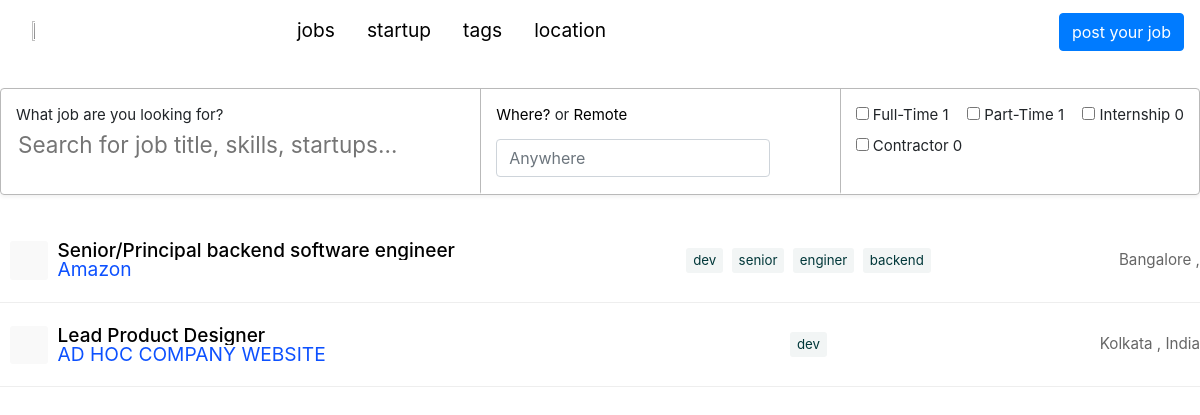
The page /jobkey/dev on the database its author committed.
### core/models.py (models this page shows, shortened)
class WorkDetails(models.Model):
    category = models.ForeignKey(JobCategory, on_delete=models.CASCADE)
    job_title = models.CharField(max_length=100, null=True, blank=True)
    job_type = models.CharField(max_length=50, null=True, blank=True)
    job_keys = models.ManyToManyField(Job_keys)
    is_remote_job = models.BooleanField(default=False, null=True)
    location = models.CharField(max_length=100, null=True, blank=True)
    country = models.CharField(max_length=50, null=True, blank=True)
    job_desc = models.TextField(null=True, blank=True)
    apply_job_link = models.CharField(max_length=255, null=True, blank=True)
    company_name = models.CharField(max_length=50, null=True, blank=True)
    company_website = models.CharField(max_length=50, null=True, blank=True)
    company_email_address = models.EmailField(null=True, blank=True)
    is_scraped_data = models.BooleanField(default=True)
    company_img_url = models.CharField(max_length=200, blank=True, null=True)

class Job_keys(models.Model):
    name=models.CharField(max_length=50)

### core/views.py (the view)
# urls.py: path('jobkey/<job_keys>', views.filtered_keys, name="filtered_keys"),
def filtered_keys(request, job_keys):
    context={}
    key = Job_keys.objects.get(name=job_keys)
    jobs=WorkDetails.objects.filter(job_keys__in=[key])
    context['jobs'] = jobs
    context['page_for'] = 'job_keys'
    context['company_name'] = job_keys
    context['full_time'] = jobs.filter(Q(job_type__icontains = 'full-time') or Q(job_type__icontains = 'Full-time')
        or Q(job_type__icontains='full_time')).count()
    context['part_time'] = jobs.filter(Q(job_type__icontains = 'part-time') or Q(job_type__icontains = 'Part-time')
        or Q(job_type__icontains='part_time')).count()
    context['Internship'] = jobs.filter(Q(job_type__icontains = 'Internship')).count()
    context['Contractor'] = jobs.filter(Q(job_type__icontains = 'Contractor ')).count()
    return render(request, 'jobs_in_specific_company.html', context)

### templates/jobs_in_specific_company.html (shortened to what this page needs)
<!DOCTYPE html>
<html lang="en">
{% load static %}
<head>
    <link rel="stylesheet" href="https://maxcdn.bootstrapcdn.com/bootstrap/4.5.2/css/bootstrap.min.css">
    <link rel="stylesheet" type="text/css" href="{% static 'css/style.css' %}">
</head>
<body>
    <nav class="headerNav">
        <ul class="nav">
            <li class="nav-item">
                <a class="nav-link active" href="/">
                    <img src="img/fedup logo.jpg" data-visited="true" />
                </a>
            </li>
        </ul>
        <ul class="navjustify-content-center">
            <li class="nav-item">
                <a class="nav-link active" href="/">jobs</a>
            </li>
            <li class="nav-item">
                <a class="nav-link" href="/startup">startup</a>
            </li>
            <li class="nav-item">
                <a class="nav-link " href="/tags">tags</a>
            </li>
            <li class="nav-item">
                <a class="nav-link" href="/location">location</a>
            </li>
        </ul>
        <ul class="navjustify-content-end">
            <li class="nav-item">
                <a class="btn btn-active btn-primary" href="/addNewPost/">post your job</a>
            </li>
    </nav>
    <section class="content-wrapper">
        <div class="content">
            <div class="searchForm" data-behavior="search" data-controller="search-form"
                data-search-form-since-filter="1607147442">
                <div class="searchForm__box">
                    <div class="searchForm__section searchForm__section--primary">
                        <div class="searchForm__section__label">What job are you looking for?</div>
                        <div class="searchForm__section__input">
                            <div id="foobar">
                                <div class="ais-SearchBox">
                                    <form action="" role="search" class="ais-SearchBox-form" novalidate="">
                                        <input class="ais-SearchBox-input searchField__input" id="title" type="search"
                                            placeholder="Search for job title, skills, startups…" autofocus="true"
                                            autocomplete="off" autocorrect="off" autocapitalize="off" spellcheck="false"
                                            maxlength="512">
                                    </form>
                                </div>
                            </div>
                        </div>
                    </div>
                    <div class="searchForm__section searchForm__section--secondary">
                        <div class="searchForm__section__label">
                            <div id="remote">
                                <div class="ais-ToggleRefinement"><label class="ais-ToggleRefinement-label"><input
                                            class="ais-ToggleRefinement-checkbox" type="checkbox"><span
                                            class="ais-ToggleRefinement-labelText">
                                            <div class="">
                                                <div
                                                    class="searchForm__section__label__toggleOption searchForm__section__label__toggleOption--default">
                                                    Where?</div> or <div
                                                    class="searchForm__section__label__toggleOption">Remote</div>
                                            </div>
                                        </span></label></div>
                            </div>
                        </div>
                        <div class="searchForm__section__input">
                            <div class="autocompleteWrapper">
                                <span class="algolia-autocomplete"
                                    style="position: relative; display: inline-block; direction: ltr;"><input
                                        type="text" name="search-input" id="search-input" value=""
                                        class="form-control col-12" placeholder="Anywhere"
                                        autocomplete="off" spellcheck="false" role="combobox" aria-autocomplete="list"
                                        aria-expanded="false" aria-owns="algolia-autocomplete-listbox-0" dir="auto"
                                        style="position: relative; vertical-align: top;">
                                </span>
                            </div>
                        </div>
                    </div>
                    <div class="searchForm__section searchForm__section--tertiary">
                        <div class="searchForm__section__input">
                            <div id="commitments">
                                <div class="ais-RefinementList">
                                    <ul class="ais-RefinementList-list">
                                        <li class="ais-RefinementList-item">
                                            <div><label class="ais-RefinementList-label"> <input type="checkbox"
                                                        class="ais-RefinementList-checkbox"id='full_time' name="job_type"
                                                        value="Full-Time"> <span
                                                        class="ais-RefinementList-labelText">Full-Time</span> <span
                                                        class="ais-RefinementList-count">{{ full_time }}</span> </label>
                                            </div>
                                        </li>
                                        <li class="ais-RefinementList-item">
                                            <div><label class="ais-RefinementList-label"> <input type="checkbox"
                                                        class="ais-RefinementList-checkbox" id="part_time" name="job_type"
                                                        value="Part-Time"> <span
                                                        class="ais-RefinementList-labelText">Part-Time</span> <span
                                                        class="ais-RefinementList-count">{{ part_time }}</span> </label>
                                            </div>
                                        </li>
                                        <li class="ais-RefinementList-item">
                                            <div><label class="ais-RefinementList-label"> <input type="checkbox"
                                                        class="ais-RefinementList-checkbox" id="internship" name="job_type"
                                                        value="Internship"> <span
                                                        class="ais-RefinementList-labelText">Internship</span> <span
                                                        class="ais-RefinementList-count">{{ Internship }}</span>
                                                </label></div>
                                        </li>
                                        <li class="ais-RefinementList-item">
                                            <div><label class="ais-RefinementList-label"> <input type="checkbox"
                                                        class="ais-RefinementList-checkbox" id="contractor" name="job_type"
                                                        value="Contractor"> <span
                                                        class="ais-RefinementList-labelText">Contractor</span> <span
                                                        class="ais-RefinementList-count">{{ Contractor }}</span>
                                                </label></div>
                                        </li>
                                    </ul>
                                </div>
                            </div>
                        </div>
                    </div>
                </div>
            </div>
        </div>
    </section>
    <div>
        <section class="content-wrapper">
            <div class="content content--unpadded">
                {% for job in jobs %}
                    <div class="jobCard" data-action="click->clickable#open" data-clickable-target="_blank"
                        data-clickable-url="/art-director-design-at-procore-4" data-controller="clickable">
                        <div class="jobCard__details">
                            <a class="jobCard__details__logo" style="background-image: url('{{ job.company_img_url }}')"
                                href="/@procore">Procore</a>
                            <div class="jobCard__details__ultra">
                                <a data-behavior="track-visited-instantly" class="jobCard__details__title"
                                    href="{% url 'job_details' id=job.id %}">{{ job.job_title }}</a>
                                <div class="jobCard__details__company"><a href="#">{{ job.company_name }}</a></div>
                            </div>
                        </div>
                        <div class="jobCard__tags">
                            {% for key in job.job_keys.all %}
                            <a class="tag" href="{% url 'filtered_keys' job_keys=key.name %}">{{ key.name }}</a>
                            {% endfor %}
                        </div>
                        <div class="jobCard__details__location">
                            {% if job.location %}
                            {{ job.location}}
                            {% endif %}, {% if job.country %}{{job.country}} {% endif %}
                        </div>
                    </div>
                {%endfor%}
            </div>
        </section>
    </div>
</body>
</html>

### static/css/style.css (style rules this page uses)
.headerNav { display: flex; justify-content: space-between; padding: .8em 1em; width: 100%; z-index: 3; background-color: #fff; height: 4em; font-smoothing: subpixel-antialiased; transition: transform ease 100ms; }
ul, ol { margin: 0; padding: 0; list-style: none; list-style-image: none; }
ul.navjustify-content-center { display: flex; margin-right: 14em; }
a.nav-link.active { color: #000; }
a.nav-link { color: #000; }
.navjustify-content-end { display: flex; justify-content: flex-end; }
img { width: 15%; height: 0%; }
.content-wrapper { width: 100%; }
.content { margin: 2%; }
.searchForm__box { border-radius: 4px; border: 1px #b9b9b9 solid; box-shadow: 0 2px 4px rgba(0,0,0,.06); display: flex; }
.searchForm { margin-bottom: 1em; font-size: 15px; }
.algolia-autocomplete { position: relative; display: inline-block; direction: ltr; }
.searchForm__box .searchForm__section { padding: 1em; border-bottom: 2px transparent solid; }
.searchForm__box input[type=search] { border: none; outline: none; font-size: 1.5em; border-bottom: 1px transparent solid; width: 100%; }
.searchForm__section--primary { width: 40%; }
.searchForm__section--secondary { width: 30%; }
button, input, optgroup, select, textarea { font-family: inherit; font-size: 100%; line-height: 1.15; margin: 0; }
.searchForm__box #remote .searchForm__section__label__toggleOption { display: inline-block; color: #000; }
.searchForm__section__label { margin-bottom: .3em; }
.searchForm__section--tertiary { width: 30%; padding: 1.2em; }
.searchForm__box .searchForm__section:not(:first-child) { border-left: 1px #b9b9b9 solid; }
.searchForm__box .searchForm__section--tertiary .ais-RefinementList-list { height: 100%; display: flex; flex-wrap: wrap; justify-content: space-between; }
a { text-decoration: none; color: #0d51ff; transition: all .2s; }
.content-wrapper>.content { max-width: 1200px; margin-left: auto; margin-right: auto; }
.jobCard { padding: .8rem 0; border-bottom: 1px #eee solid; display: flex; align-items: center; justify-content: space-between; position: relative; font-size: 19px; }
.jobCard__details { width: 50%; position: relative; display: flex; align-items: center; }
.jobCard__tags .tag { font-size: .7em; }
.jobCard__details__logo { overflow: hidden; text-indent: 101%; white-space: nowrap; display: block; height: 2em; flex: 0 0 2em; margin: .5em; box-sizing: border-box; border-radius: 3px; background-size: contain; background-position: center center; background-repeat: no-repeat; overflow: hidden; background-color: #f9f9f9; }
.jobCard__details__title { color: #000; font-size: 1em; display: block; font-weight: 500; white-space: nowrap; overflow: hidden; text-overflow: ellipsis; }
.tag { box-sizing: border-box; display: inline-block; background-color: #f2f5f5; color: #003739; padding: 4px 5px; border-radius: 3px; margin-right: 3px; margin-bottom: 3px; font-size: 12px; text-transform: first; border: 2px #f2f5f5 solid; }
.jobCard__details__location { color: #666; width: 15%; display: block; text-align: right; font-size: .8em; }
a { display: block; line-height: 1em; font-size: 1.2rem; }

### rows shown on the page
WorkDetails: job_title "Senior/Principal backend software engineer", company_name "Amazon", location "Bangalore"
Job_keys: name "dev"
Job_keys: name "senior"
Job_keys: name "enginer"
Job_keys: name "backend"
WorkDetails: job_title "Lead Product Designer", company_name "AD HOC COMPANY WEBSITE", location "Kolkata", country "India"

### other values the page prints
{{ full_time }} "1"
{{ part_time }} "1"
{{ Internship }} "0"
{{ Contractor }} "0"
